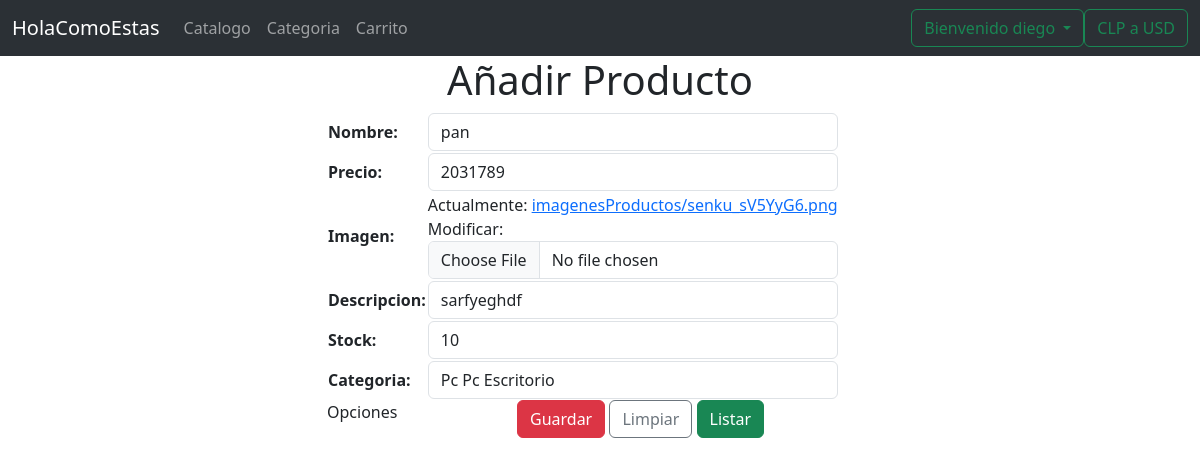
/market/editarProducto/31 (signed in), run on an earlier commit of the app's database.
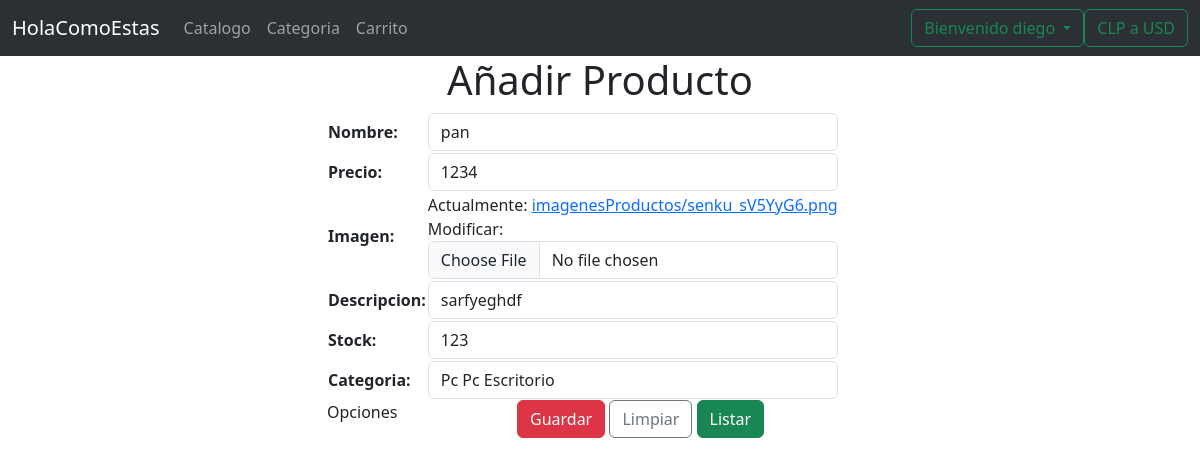
And on a later commit of the database.
### market/models.py (models this page shows, shortened)
class Productos(models.Model):
    nombre = models.CharField(max_length=50)
    precio = models.CharField(max_length=10)
    imagen = models.FileField(upload_to='imagenesProductos/', null=True)
    stock = models.IntegerField(default=0)
    descripcion = models.TextField()
    fecha_creacion = models.DateTimeField(auto_now_add=True)
    fecha_modificacion = models.DateTimeField(auto_now=True)
    Categoria = models.ForeignKey(Categoria, on_delete=models.CASCADE)

class Categoria(models.Model):
    nombre = models.CharField(max_length=50)
    descripcion = models.TextField()
    def __str__(self):
        return self.nombre + ' ' + self.descripcion

### market/views.py (the view)
# urls.py: path('editarProducto/<int:pk>', views.editarProducto, name='editarProducto'),
@login_required
def editarProducto(request, pk):
    context = {}
    try:
        item = Productos.objects.get(pk=pk)
        context['item'] = item
        context['form'] = ProductoForm(instance=item)
    except:
        context['error'] = 'Error al buscar el registro'
    return render(request, 'anadirProductoForm.html', context)

### market/templates/anadirProductoForm.html (shortened to what this page needs)
{% extends "plantillaBase.html" %}
{% block tituloPrincipal %}Añadir Producto {% endblock %}
{% block contenido %}
<form action="{% url 'anadirProductoForm' %}" method="post" enctype="multipart/form-data">
    <div class="row">
        <div class="col-12 col-md-7 offset-md-3">
            <table>
                {{form.as_table}}
            </table>
        </div>
    </div>
    <div class="row">
        <div class="col-12 col-md-2 offset-md-3">Opciones</div>
        <div class="col-12 col-md-5">
            <input type="submit" name="btnGuardar" class="btn btn-danger" value="Guardar">
            <input type="submit" name="btnLimpiar" class="btn btn-outline-secondary" value="Limpiar">
            <a href="{% url 'listarProductos' %}" class="btn btn-success">Listar</a>
        </div>
    </div>
</form>
    {% endblock %}

What changed in the data, as far as the page shows it:
changed Productos "Pc Pc Escritorio": precio "2031789" → "1234"; stock "10" → "123"
